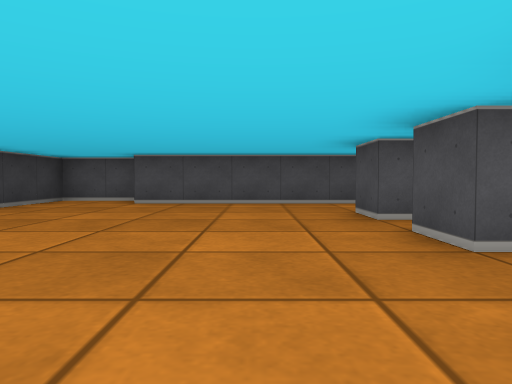
[1] (above)

24 first-person views from a walk through a cub3D level. The camera is about half as high as the walls, tilts 2° down and sees 70° across. The floor is counted in squares. Each view is taken from the middle of a square. On the plan, view 1 faces up. The plan holds only what a view shows up to about 9 squares ahead; the rest is blank.

[2]
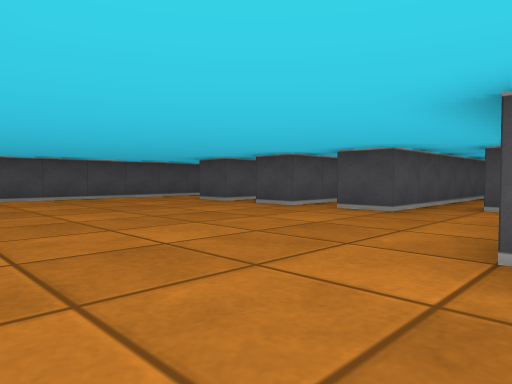

[3]
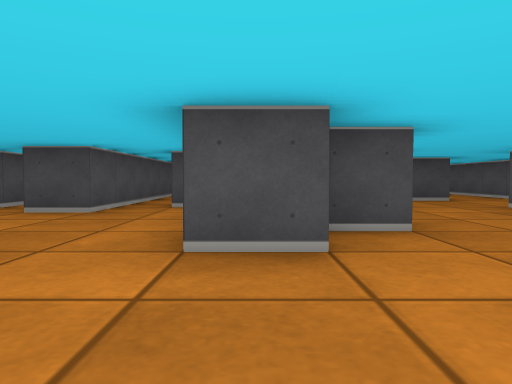

[4]
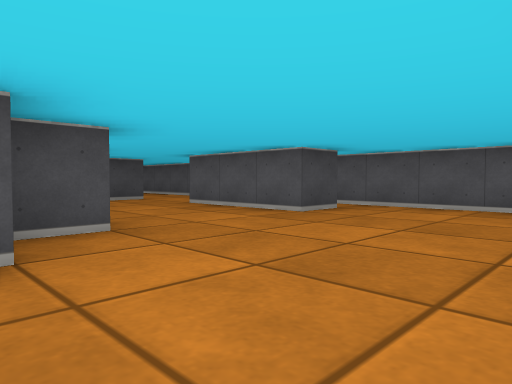

[5]
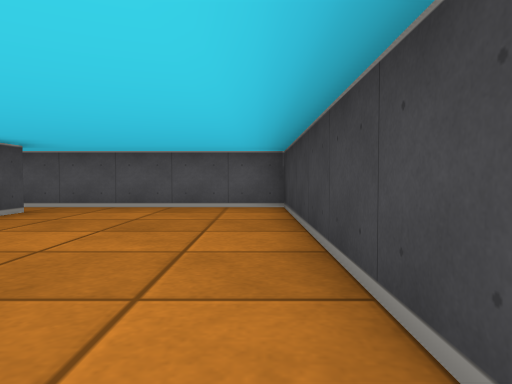

[6]
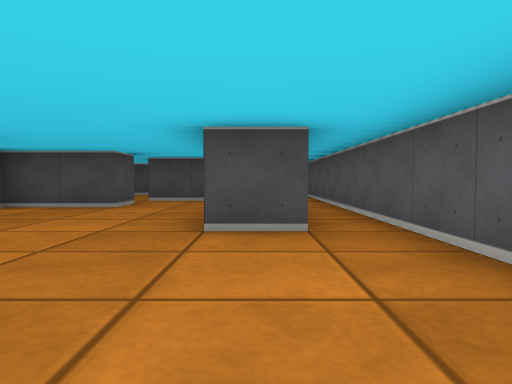

[7]
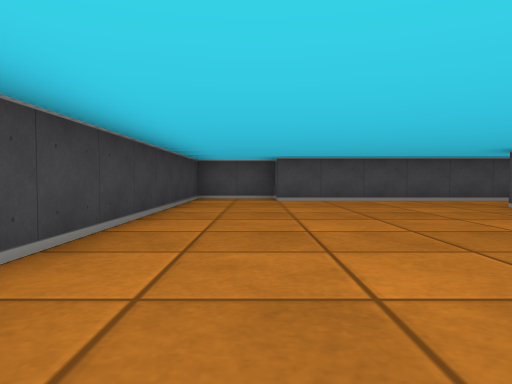

[8]
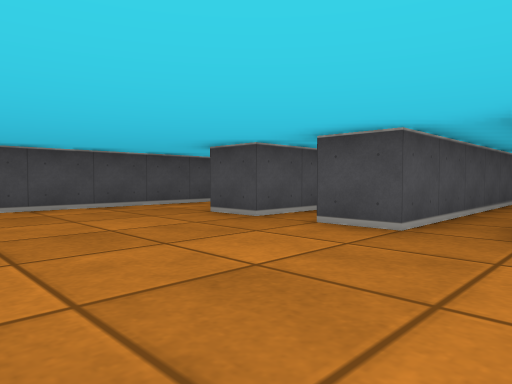

[9]
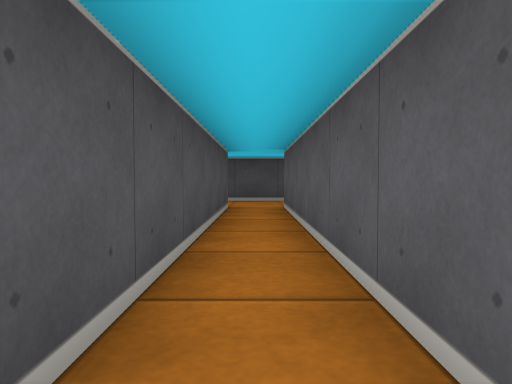

[10]
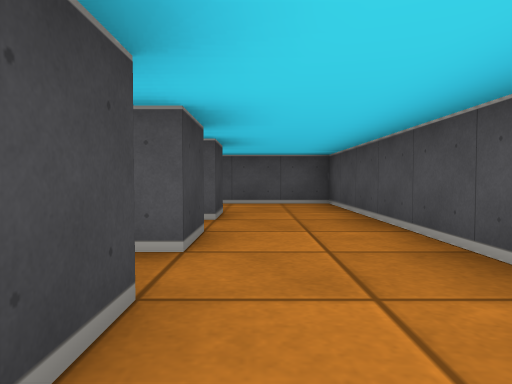

[11]
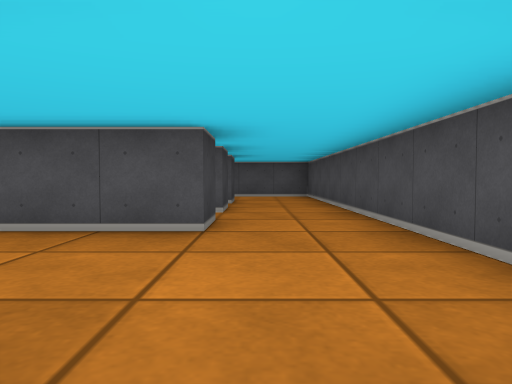

[12]
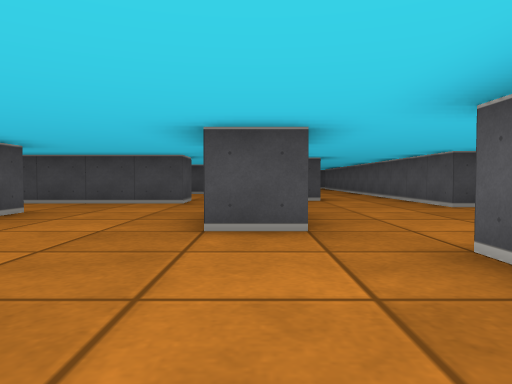

[13]
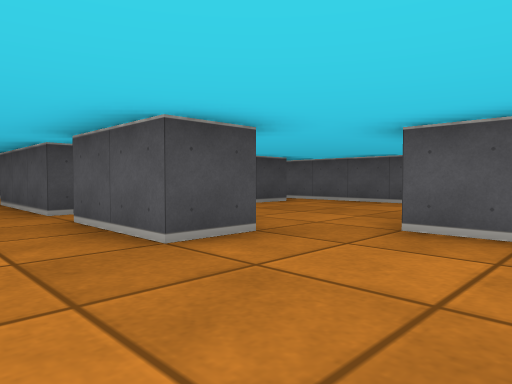

[14]
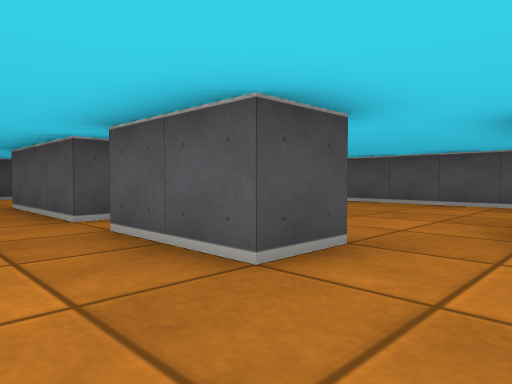

[15]
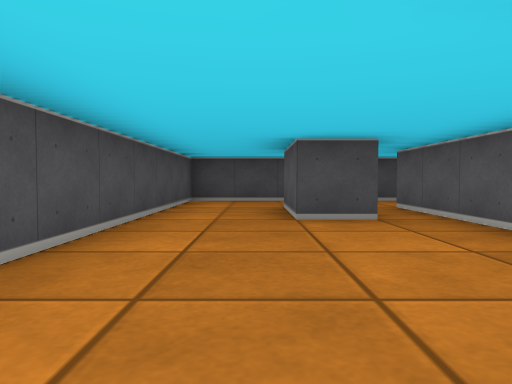

[16]
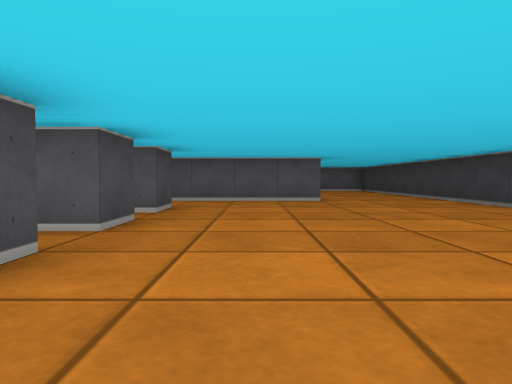

[17]
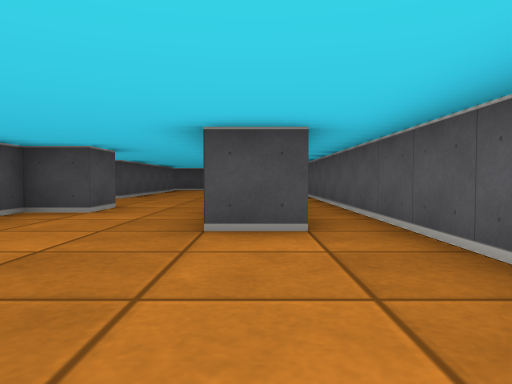

[18]
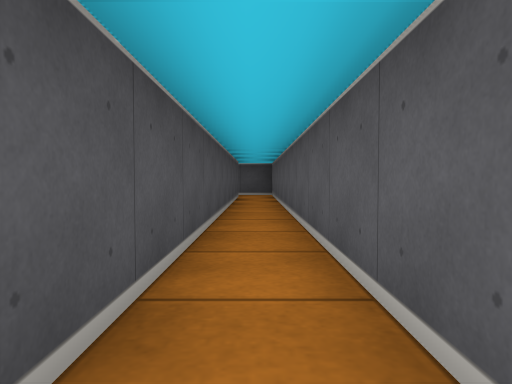

[19]
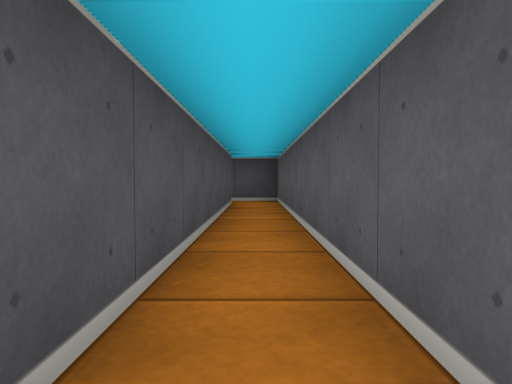

[20]
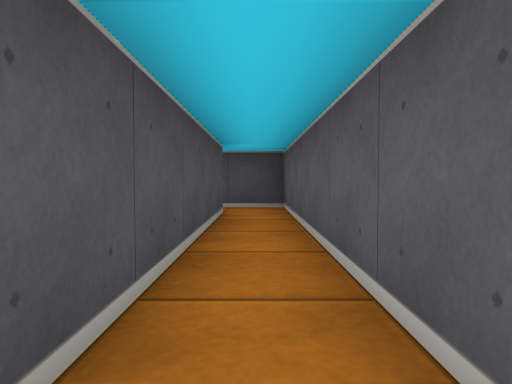

[21]
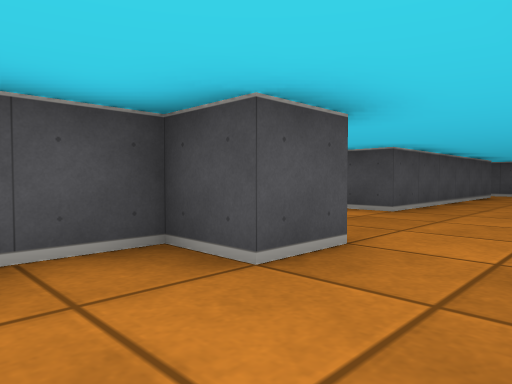

[22]
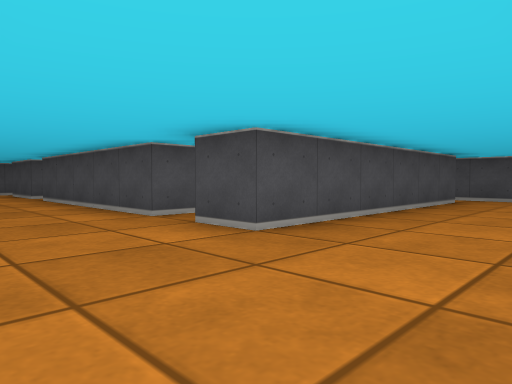

[23]
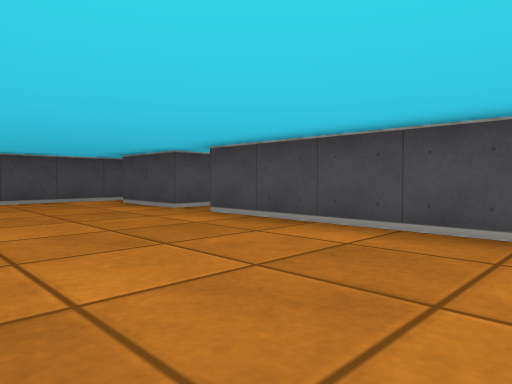

[24]
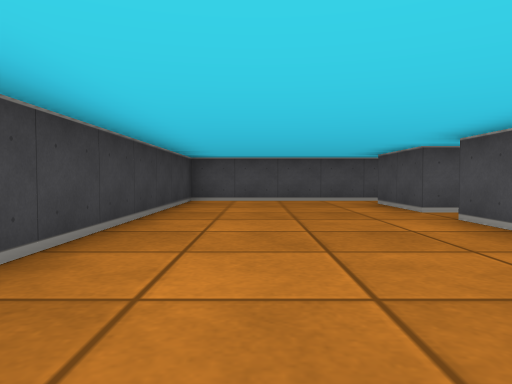

### Floor plan
Ten units are one square. View 1 is at (0, 0); x grows to the right and y downward. Boxes are objects, and circles mark ways between rooms. Rooms are numbered by the first view taken in them; rooms with no view inside come last. Other rooms are left out.
<svg viewBox="-50 -90 290 180">
<path fill="none" stroke="#000" d="M25 -5 15 -5 15 -15 19 -15M-15 26 -15 15 20 15M-5 36 -5 26M36 -15 95 -15M30 -45 15 -45 15 -55M35 45 25 45 25 25M-5 76 -5 65 25 65M45 66 45 45M31 -75 -25 -75M-28 -85 -45 -85 -45 85 50 85M95 -35 95 -25 15 -25 15 -35 21 -35M115 -15 115 -35M75 25 95 25M95 -15 95 -5 25 -5M55 45 65 45M105 25 115 25M115 15 115 -15M105 76 105 65 115 65M125 45 125 35 114 35M105 30 105 25M75 36 75 25M72 85 235 85 235 74M225 75 126 75M165 15 165 -35M125 15 115 15M136 45 125 45M115 25 135 25M174 -45 165 -45 165 -65M226 35 165 35 165 25M115 65 130 65M235 44 235 31M170 -75 125 -75 125 -11M75 -45 75 -55 95 -55M65 -35 75 -35M95 -75 51 -75M95 -55 95 -45M115 -35 115 -55M75 -35 95 -35M115 -55 115 -75 95 -75"/>
<circle cx="105" cy="-10" r="3" fill="#2a7"/>
<circle cx="30" cy="0" r="3" fill="#2a7"/>
<circle cx="40" cy="40" r="3" fill="#2a7"/>
<circle cx="55" cy="75" r="3" fill="#2a7"/>
<circle cx="25" cy="-40" r="3" fill="#2a7"/>
<circle cx="25" cy="-65" r="3" fill="#2a7"/>
<circle cx="105" cy="-30" r="3" fill="#2a7"/>
<circle cx="100" cy="30" r="3" fill="#2a7"/>
<circle cx="70" cy="35" r="3" fill="#2a7"/>
<circle cx="120" cy="20" r="3" fill="#2a7"/>
<circle cx="115" cy="55" r="3" fill="#2a7"/>
<circle cx="230" cy="70" r="3" fill="#2a7"/>
<circle cx="85" cy="-40" r="3" fill="#2a7"/>
<circle cx="85" cy="-65" r="3" fill="#2a7"/>
<circle cx="105" cy="-50" r="3" fill="#2a7"/>
<text x="0" y="0">1</text>
<text x="70" y="10">2</text>
<text x="110" y="60">3</text>
<text x="160" y="10">4</text>
<text x="60" y="-60">5</text>
<text x="100" y="-40">6</text>
<text x="100" y="-70">7</text>
</svg>
Room 1 opens to room 2. Room 1 opens to room 3. Room 1 opens to room 5. Room 1 opens to room 6. Room 2 opens to room 3. Room 2 opens to room 4. Room 3 opens to room 4. Room 5 opens to room 6. Room 5 opens to room 7. Room 6 opens to room 7.

Where each view was taken, in squares from view 1:
view 1: 0 up, 0 right, facing up
view 2: 2 down, 4 left, facing up-right
view 3: 2 down, 4 left, facing right
view 4: 2 down, 4 left, facing down-right
view 5: 2 down, 4 left, facing down
view 6: 7 down, 4 left, facing right
view 7: 1 down, 3 left, facing up
view 8: 1 up, 2 left, facing up-right
view 9: 2 up, 3 right, facing right
view 10: 0 up, 10 right, facing up
view 11: 3 down, 10 right, facing up
view 12: 3 down, 4 right, facing right
view 13: 1 down, 5 right, facing down-right
view 14: 1 down, 6 right, facing down-right
view 15: 6 up, 3 right, facing right
view 16: 7 up, 0 right, facing down
view 17: 7 down, 7 right, facing right
view 18: 8 down, 12 right, facing right
view 19: 8 down, 15 right, facing right
view 20: 8 down, 17 right, facing right
view 21: 6 down, 11 right, facing up-right
view 22: 6 down, 14 right, facing up-right
view 23: 1 down, 13 right, facing up-right
view 24: 1 down, 14 right, facing up
